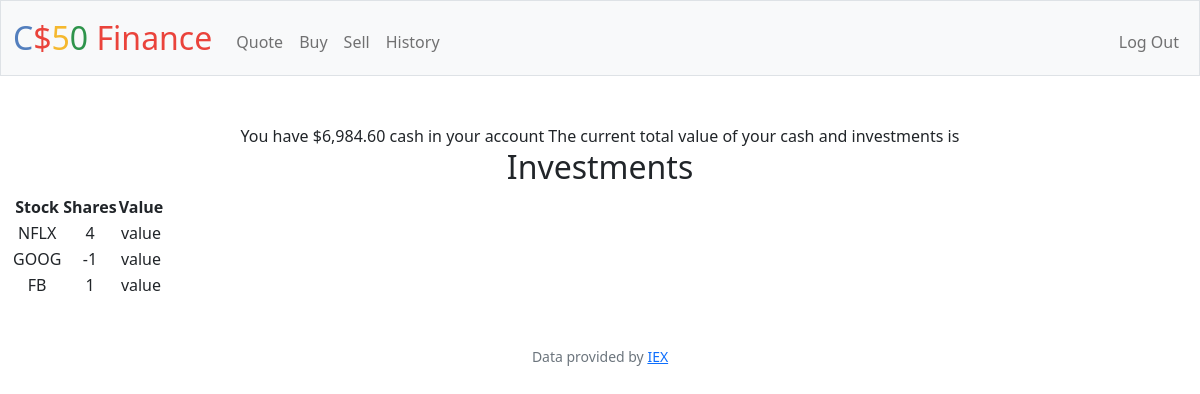
Page / (signed in) on the earlier database version.
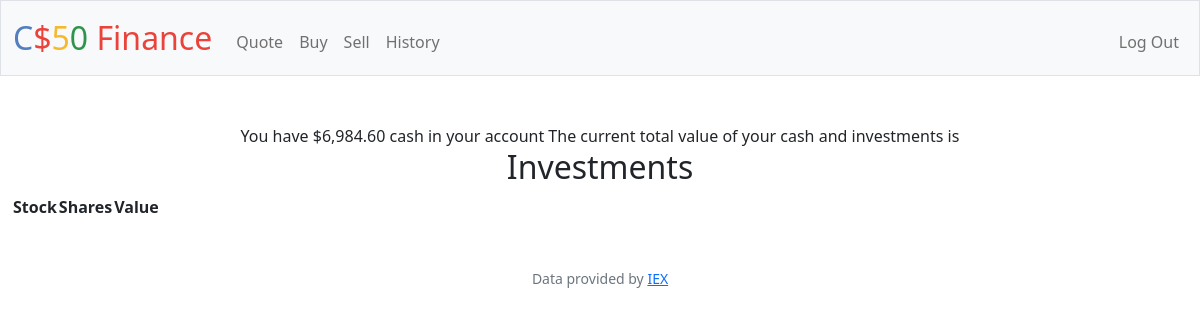
Same page on the later database version.
### tables this page shows
CREATE TABLE current (id INTEGER PRIMARY KEY AUTOINCREMENT NOT NULL, user_id INTEGER NOT NULL, stock TEXT NOT NULL UNIQUE, shares TEXT);

### app.py (the view)
@app.route("/")
@login_required
def index():
    index_table = db.execute("SELECT * from current WHERE user_id = ?", session["user_id"])
    tmp = db.execute("SELECT cash FROM users WHERE id = ?", session["user_id"])
    balance = usd(tmp[0]["cash"])
    return render_template("index.html", index_table=index_table, balance=balance)

### app.py (called while the page is built)
@app.after_request
def after_request(response):
    response.headers["Cache-Control"] = "no-cache, no-store, must-revalidate"
    response.headers["Expires"] = 0
    response.headers["Pragma"] = "no-cache"
    return response

### helpers.py (called while the page is built)
def login_required(f):
    @wraps(f)
    def decorated_function(*args, **kwargs):
        if session.get("user_id") is None:
            return redirect("/login")
        return f(*args, **kwargs)
    return decorated_function

def usd(value):
    return f"${value:,.2f}"

### templates/index.html (shortened to what this page needs)
{% extends "layout.html" %}
{% block main %}
    <div class="section">
        You have {{ balance }} cash in your account
        The current total value of your cash and investments is
        <h2>Investments</h2>
        <table>
            <thead>
                <tr>
                    <th>Stock</th>
                    <th>Shares</th>
                    <th>Value</th>
                </tr>
            </thead>
            <tbody>
                {% for stock in index_table %}
                <tr>
                    <td>{{ stock["stock"] }} </td>
                    <td>{{ stock["shares"] }}</td>
                    <td> value </td>
                </tr>
                {% endfor %}
            </tbody>
        </table>
    </div>
{% endblock %}

### templates/layout.html (shortened to what this page needs)
<!DOCTYPE html>
<html lang="en">
    <head>
        <link href="https://cdn.jsdelivr.net/npm/bootstrap@5.1.3/dist/css/bootstrap.min.css" rel="stylesheet">
        <link href="/static/styles.css" rel="stylesheet">
    </head>
    <body>
        <nav class="bg-light border navbar navbar-expand-md navbar-light">
            <div class="container-fluid">
                <a class="navbar-brand" href="/"><span class="blue">C</span><span class="red">$</span><span class="yellow">5</span><span class="green">0</span> <span class="red">Finance</span></a>
                <div class="collapse navbar-collapse" id="navbar">
                    {% if session["user_id"] %}
                        <ul class="navbar-nav me-auto mt-2">
                            <li class="nav-item"><a class="nav-link" href="/quote">Quote</a></li>
                            <li class="nav-item"><a class="nav-link" href="/buy">Buy</a></li>
                            <li class="nav-item"><a class="nav-link" href="/sell">Sell</a></li>
                            <li class="nav-item"><a class="nav-link" href="/history">History</a></li>
                        </ul>
                        <ul class="navbar-nav ms-auto mt-2">
                            <li class="nav-item"><a class="nav-link" href="/logout">Log Out</a></li>
                        </ul>
                    {% else %}
                        <ul class="navbar-nav ms-auto mt-2">
                            <li class="nav-item"><a class="nav-link" href="/register">Register</a></li>
                            <li class="nav-item"><a class="nav-link" href="/login">Log In</a></li>
                        </ul>
                    {% endif %}
                </div>
            </div>
        </nav>
        <main class="container-fluid py-5 text-center">
            {% block main %}{% endblock %}
        </main>
        <footer class="mb-5 small text-center text-muted">
            Data provided by <a href="https://iexcloud.io/">IEX</a>
        </footer>
    </body>
</html>

### static/styles.css (style rules this page uses)
nav .navbar-brand { font-size: xx-large; }
nav .navbar-brand .blue { color: #537fbe; }
nav .navbar-brand .red { color: #ea433b; }
nav .navbar-brand .yellow { color: #f5b82e; }
nav .navbar-brand .green { color: #2e944b; }

Differences in the rows shown:
removed current: stock "NFLX", shares "4"
removed current: stock "GOOG", shares "-1"
removed current: stock "FB", shares "1"
